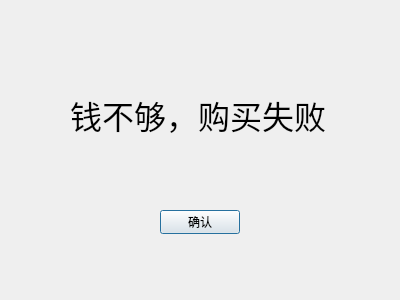
<?xml version="1.0" encoding="UTF-8"?>
<ui version="4.0">
 <class>buy_false</class>
 <widget class="QDialog" name="buy_false">
  <property name="geometry">
   <rect>
    <x>0</x>
    <y>0</y>
    <width>400</width>
    <height>300</height>
   </rect>
  </property>
  <property name="windowTitle">
   <string>Dialog</string>
  </property>
  <widget class="QPushButton" name="pushButton">
   <property name="geometry">
    <rect>
     <x>160</x>
     <y>210</y>
     <width>80</width>
     <height>24</height>
    </rect>
   </property>
   <property name="text">
    <string>确认</string>
   </property>
  </widget>
  <widget class="QLabel" name="label">
   <property name="geometry">
    <rect>
     <x>70</x>
     <y>90</y>
     <width>271</width>
     <height>51</height>
    </rect>
   </property>
   <property name="text">
    <string>&lt;html&gt;&lt;head/&gt;&lt;body&gt;&lt;p&gt;&lt;span style=&quot; font-size:24pt;&quot;&gt;钱不够，购买失败&lt;/span&gt;&lt;/p&gt;&lt;/body&gt;&lt;/html&gt;</string>
   </property>
  </widget>
 </widget>
 <resources/>
 <connections/>
</ui>
